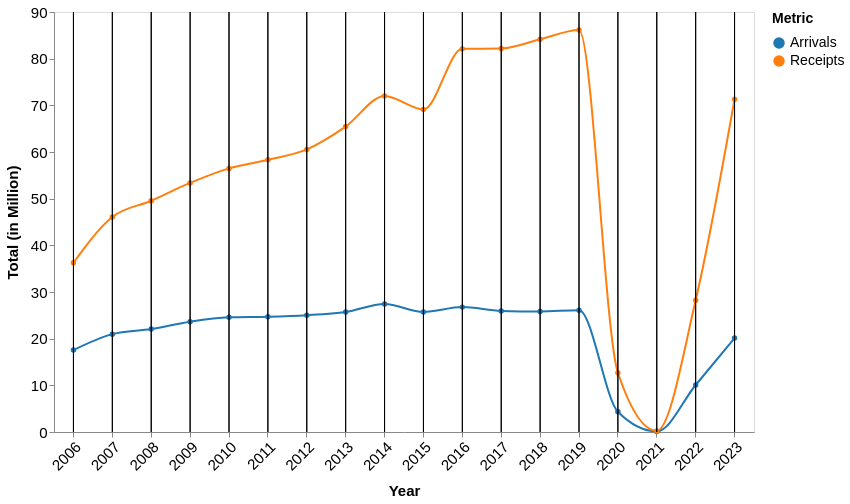

The specification (Vega-Lite) saved for this image:
### Vega-Lite specification from a JSON file in a GitHub repository (floating-point values rounded to 4 significant figures)
{"$schema": "https://vega.github.io/schema/vega-lite/v5.json", "width": 700, "height": 420, "data": {"values": [{"year": "2006", "Arrivals": 17.55, "Receipts": 36.27}, {"year": "2007", "Arrivals": 20.97, "Receipts": 46.07}, {"year": "2008", "Arrivals": 22.05, "Receipts": 49.56}, {"year": "2009", "Arrivals": 23.64, "Receipts": 53.37}, {"year": "2010", "Arrivals": 24.58, "Receipts": 56.49}, {"year": "2011", "Arrivals": 24.71, "Receipts": 58.32}, {"year": "2012", "Arrivals": 25.03, "Receipts": 60.56}, {"year": "2013", "Arrivals": 25.72, "Receipts": 65.44}, {"year": "2014", "Arrivals": 27.44, "Receipts": 72.0}, {"year": "2015", "Arrivals": 25.72, "Receipts": 69.12}, {"year": "2016", "Arrivals": 26.76, "Receipts": 82.1}, {"year": "2017", "Arrivals": 25.95, "Receipts": 82.17}, {"year": "2018", "Arrivals": 25.83, "Receipts": 84.14}, {"year": "2019", "Arrivals": 26.1, "Receipts": 86.14}, {"year": "2020", "Arrivals": 4.33, "Receipts": 12.69}, {"year": "2021", "Arrivals": 0.13, "Receipts": 0.24}, {"year": "2022", "Arrivals": 10.07, "Receipts": 28.23}, {"year": "2023", "Arrivals": 20.14, "Receipts": 71.31}]}, "transform": [{"fold": ["Arrivals", "Receipts"], "as": ["Metric", "Value"]}], "layer": [{"mark": {"type": "line", "point": true, "interpolate": "monotone"}, "encoding": {"x": {"field": "year", "type": "ordinal", "title": "Year", "axis": {"labelAngle": -45, "titlePadding": 10, "labelFontSize": 15, "titleFontSize": 15, "grid": false}, "scale": {"domain": ["2006", "2007", "2008", "2009", "2010", "2011", "2012", "2013", "2014", "2015", "2016", "2017", "2018", "2019", "2020", "2021", "2022", "2023"]}}, "y": {"field": "Value", "type": "quantitative", "title": "Total (in Million)", "axis": {"titlePadding": 10, "labelFontSize": 15, "titleFontSize": 15, "grid": false}}, "color": {"field": "Metric", "type": "nominal", "scale": {"domain": ["Arrivals", "Receipts"], "range": ["#1f77b4", "#ff7f0e"]}, "legend": {"title": "Metric", "labelFontSize": 14, "titleFontSize": 14, "titlePadding": 10}}, "tooltip": [{"field": "year", "title": "Year"}, {"field": "Metric", "title": "Value Type", "format": "N", "type": "nominal", "aggregate": "distinct"}, {"field": "Value", "title": "Value", "format": ".2f", "type": "quantitative"}]}}, {"params": [{"name": "hover", "select": {"type": "point", "encodings": ["x"], "on": "mouseover", "nearest": true}}], "mark": "rule", "encoding": {"x": {"field": "year", "type": "ordinal"}, "color": {"value": "black"}, "opacity": {"condition": {"param": "hover", "value": 1}, "value": 0}}}]}
